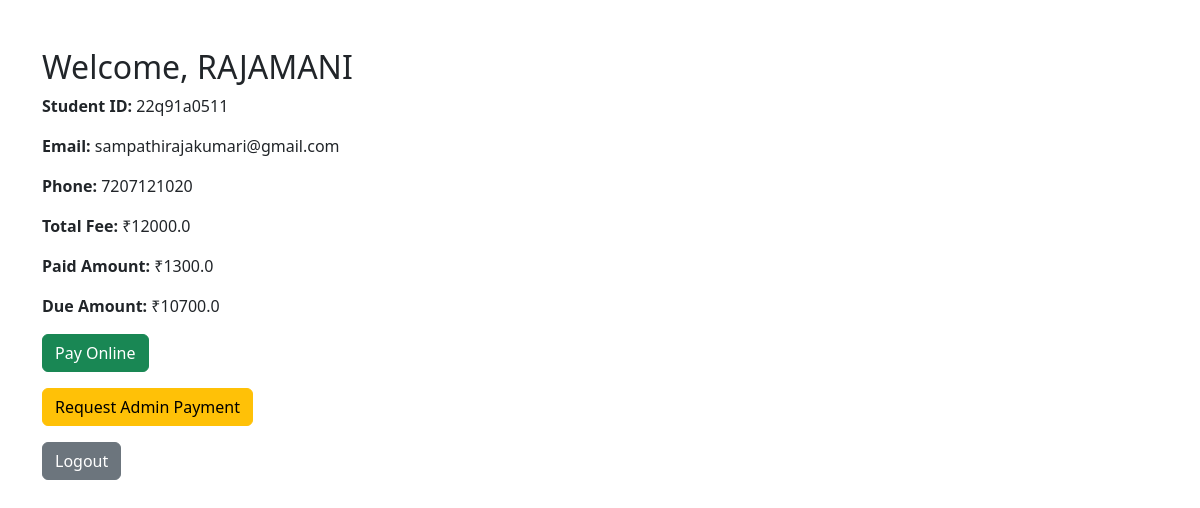
Before: /student/dashboard (signed in) with the older database file.
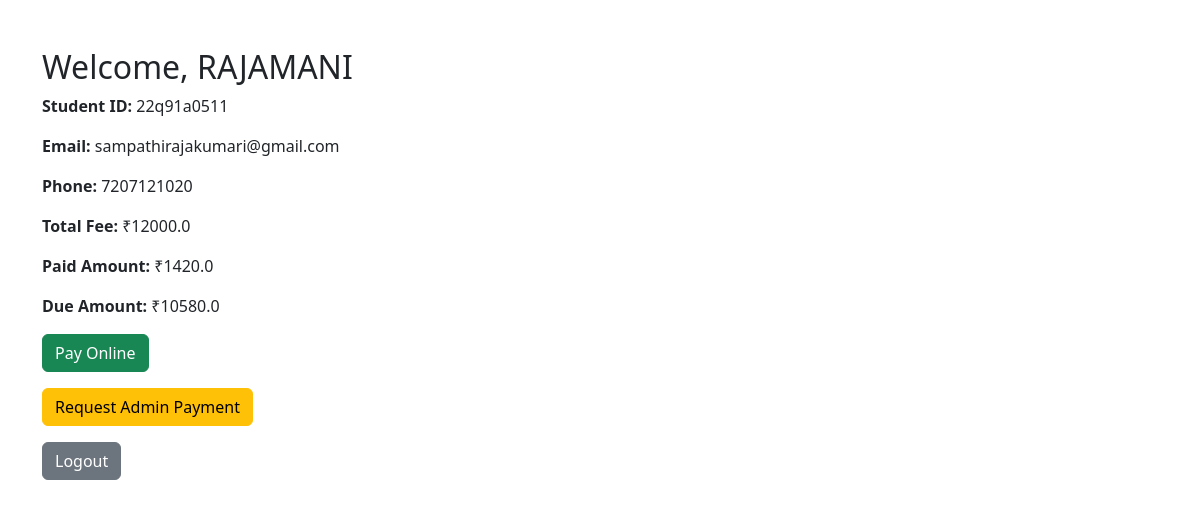
After: the same page with the newer database file.
### tables this page shows
CREATE TABLE students (
            sid TEXT PRIMARY KEY,
            name TEXT NOT NULL,
            total REAL NOT NULL,
            balance REAL NOT NULL,
            password TEXT NOT NULL
        , branch_id INTEGER, section_id INTEGER, email TEXT, phone TEXT, admin_request INTEGER DEFAULT 0);

### app.py (the view)
@app.route("/student/dashboard")
def student_dashboard():
    if "student_id" not in session:
        return redirect(url_for("student_login"))
    sid = session["student_id"]
    with get_db_connection() as conn:
        student = conn.execute("SELECT * FROM students WHERE sid=?", (sid,)).fetchone()
    if not student:
        session.pop("student_id", None)
        flash("Student not found ❌", "danger")
        return redirect(url_for("student_login"))
    student_dict = dict(student)
    student_dict['paid_amount'] = student_dict['total'] - student_dict['balance']
    student_dict['due_amount'] = student_dict['balance']
    return render_template("student_dashboard.html", student=student_dict)

### app.py (called while the page is built)
def get_db_connection():
    conn = sqlite3.connect(DB_PATH, timeout=10)
    conn.row_factory = sqlite3.Row
    conn.execute("PRAGMA foreign_keys=ON")
    return conn

### templates/student_dashboard.html (shortened to what this page needs)
<!DOCTYPE html>
<html>
<head>
    <link rel="stylesheet" href="https://cdn.jsdelivr.net/npm/bootstrap@5.3.0/dist/css/bootstrap.min.css">
</head>
<body class="container mt-5">
<h2>Welcome, {{ student['name'] }}</h2>
<p><strong>Student ID:</strong> {{ student['sid'] }}</p>
<p><strong>Email:</strong> {{ student['email'] }}</p>
<p><strong>Phone:</strong> {{ student['phone'] }}</p>
<p><strong>Total Fee:</strong> ₹{{ student['total'] }}</p>
<p><strong>Paid Amount:</strong> ₹{{ student['paid_amount'] }}</p>
<p><strong>Due Amount:</strong> ₹{{ student['due_amount'] }}</p>
{% if student['due_amount'] > 0 %}
    <a href="{{ url_for('student_pay') }}" class="btn btn-success">Pay Online</a>
{% else %}
    <span class="badge bg-success">All fees paid ✅</span>
{% endif %}
<form method="POST" action="{{ url_for('request_admin_payment') }}" class="mt-3">
    <button type="submit" class="btn btn-warning">Request Admin Payment</button>
</form>
<a href="{{ url_for('student_logout') }}" class="btn btn-secondary mt-3">Logout</a>
</body>
</html>

Changed rows visible on the page:
changed students "RAJAMANI": due_amount "10700.0" → "10580.0"
Other visible differences:
{{ student['paid_amount'] }}: "1300.0" → "1420.0"
